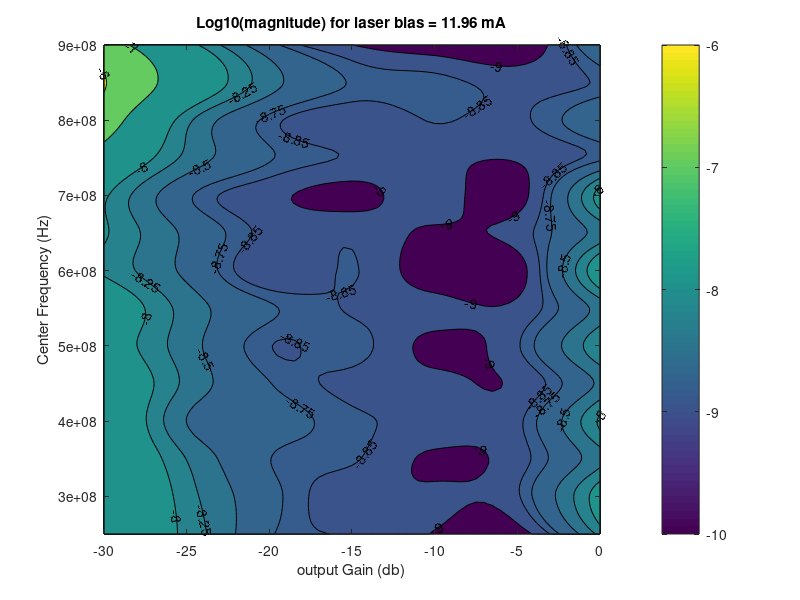
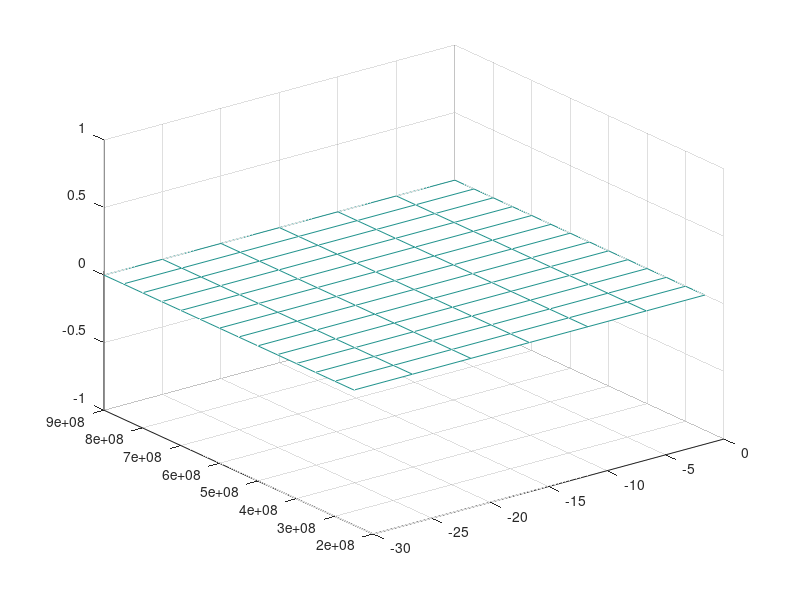
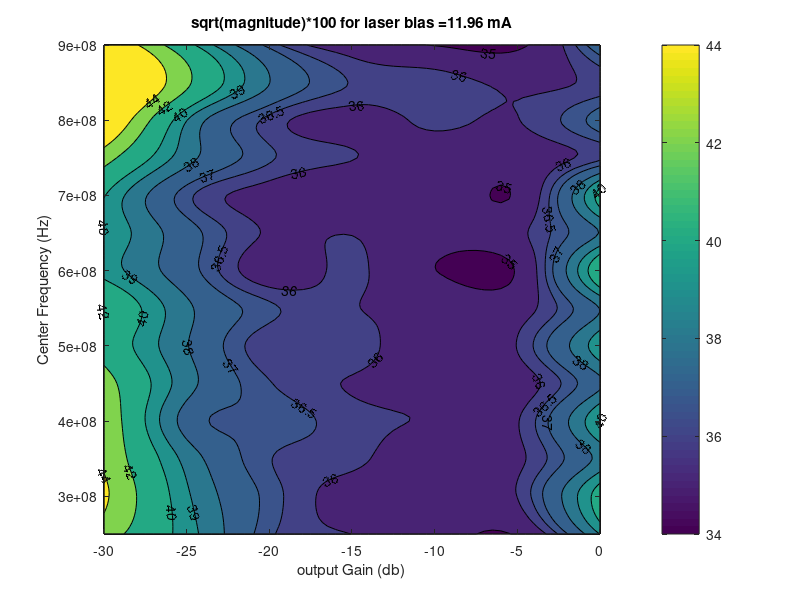

These figures' MATLAB source, in order:
%Laser bias (mA)%
Laser_bias = 11.96; 

minGain = -30; %minimum transmited power gain (in db)
maxGain =  0; %maximum transmited power gain (in db)
padGain = 5;   %measure pad for gains
numMeasurmentsGain = (abs(minGain) - abs(maxGain))/padGain;

minCarrierFrequency =  2.5e8; %minimum center frequency supported by adalm pluto (in hz)
maxCarrierFrequency =  9e8; %maximum centr frequency supported by the laser (in hz)
padCarrierFrequency =  50000e3; %pad of 10 khZ
numMeasurementsFreq = (maxCarrierFrequency-minCarrierFrequency)/padCarrierFrequency;


x = minGain : padGain : maxGain;
y = minCarrierFrequency : padCarrierFrequency : maxCarrierFrequency;

%-1.0000 + 0.0000i
data_EVR_bpsk = [0.183865572547479,0.155729387350812,0.134043640872998,0.129539755464000,0.125679302644544,0.123311201208906,0.152342864204047;
    0.197092766107109,0.153478956341195,0.135307716535988,0.127055851916528,0.126588426438010,0.129691764893106,0.165636807750474;
    0.190918219070994,0.149334460568946,0.133492113127030,0.130870969704690,0.125077064633296,0.128398822992383,0.146835018176185;
    0.191881333692509,0.141124009124451,0.136371951716711,0.131192768390026,0.129249829005937,0.129250048398882,0.160299680477311;
    0.183786537151299,0.147414079192066,0.133553270002887,0.129190125115302,0.127147146814299,0.126771250890769,0.143032268826766;
    0.170186663689446,0.144847525569903,0.130467416577182,0.131961749548294,0.124641169573667,0.129797924636765,0.157602916855361;
    0.176054793519154,0.146009039483279,0.134146250105418,0.129905618621901,0.127848181053710,0.127172984474091,0.144602955195543;
    0.156726604734257,0.139420886890536,0.126251839795012,0.130616221351244,0.122597425591767,0.123131672105617,0.170325960880703;
    0.160005904870361,0.139636757583488,0.128985549487905,0.129405076083387,0.125029721547355,0.128266011583152,0.144785225708363;
    0.160553616209615,0.134451956095569,0.127258864704055,0.124190471517648,0.128929413456957,0.123457309888766,0.163793238481979;
    0.183615790995773,0.147311361607315,0.133827404626815,0.129806042856505,0.127186835149414,0.126320879540816,0.132126378166288;
    0.224117078032165,0.152321177675674,0.131939682256251,0.127403714577607,0.130559088162001,0.129446001551789,0.139396688497125;
    0.254329273741531,0.179214584767808,0.144542179382772,0.132923260038963,0.131790409261884,0.128466053630514,0.130905679834598;
    0.221390284382151,0.164001442696094,0.135324375092763,0.125965497335049,0.122211989988260,0.121039132058189,0.141940079788461];

data_ber_bpsk = [0,0,0,0,0,0,0;
    0,0,0,0,0,0,0;
    0,0,0,0,0,0,0;
    0,0,0,0,0,0,0;
    0,0,0,0,0,0,0;
    0,0,0,0,0,0,0;
    0,0,0,0,0,0,0;
    0,0,0,0,0,0,0;
    0,0,0,0,0,0,0;
    0,0,0,0,0,0,0;
    0,0,0,0,0,0,0;
    0,0,0,0,0,0,0;
    0,0,0,0,0,0,0;
    0,0,0,0,0,0,0];



figure (1)
z1 = 10*log10(data_EVR_bpsk);
[Xq,Yq] = ndgrid(minGain:(padGain/10):maxGain,...
    minCarrierFrequency:(padCarrierFrequency/10):maxCarrierFrequency);
% Vq = F(Xq,Yq);
Vq = interp2(x,y,z1,Xq,Yq,'cubic');
contourf(Xq,Yq,Vq,[-11 -10 -9 -8.85 -8.75 -8.5 -8 -8.25 -7 -6 -5 0 ],'ShowText','on');
colorbar 
title('Log10(magnitude) for laser bias = 11.96 mA');
xlabel('output Gain (db)');
ylabel('Center Frequency (Hz)');

figure (2)
mesh(x,y,data_ber_bpsk);


figure (3)
z3 = sqrt(data_EVR_bpsk)*100;
[Xq,Yq] = ndgrid(minGain:(padGain/10):maxGain,...
    minCarrierFrequency:(padCarrierFrequency/10):maxCarrierFrequency);
% Vq = F(Xq,Yq);
Vq = interp2(x,y,z3,Xq,Yq,'cubic');
contourf(Xq,Yq,Vq,[44 42 40 39 38 37 36 36.5 35 34 32 30],'ShowText','on');
colorbar 
title('sqrt(magnitude)*100 for laser bias =11.96 mA');
xlabel('output Gain (db)');
ylabel('Center Frequency (Hz)');


